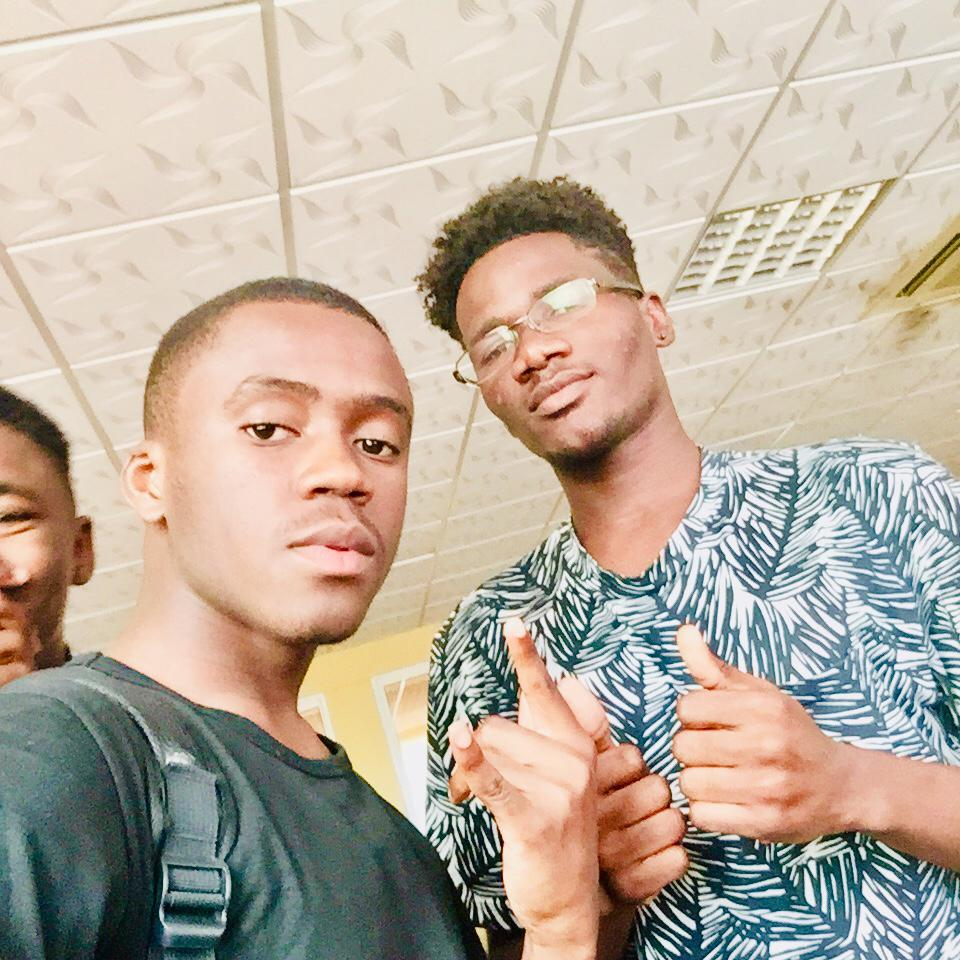
#> input picture Imagens/img5.jpg, 960 x 960 px
$ python 'Aula 3 - Deteção de Olhos.py'
#> lines starting #> are read from the running program, lines starting #| are printed output that depends on the picture; after the words box and inside, x2 and y2 are one past the last pixel; in counts of white or black regions, pixels touching at a corner belong together
import cv2


carregaFace = cv2.CascadeClassifier('haarcascades/haarcascade_frontalface_default.xml')
carregaOlho = cv2.CascadeClassifier('haarcascades/haarcascade_eye.xml')
imagem = cv2.imread('Imagens/img5.jpg')
#> imagem is the input picture: shape (960, 960, 3); mean B, G, R 159, 173.6, 186.3
cinza = cv2.cvtColor(imagem, cv2.COLOR_BGR2GRAY)
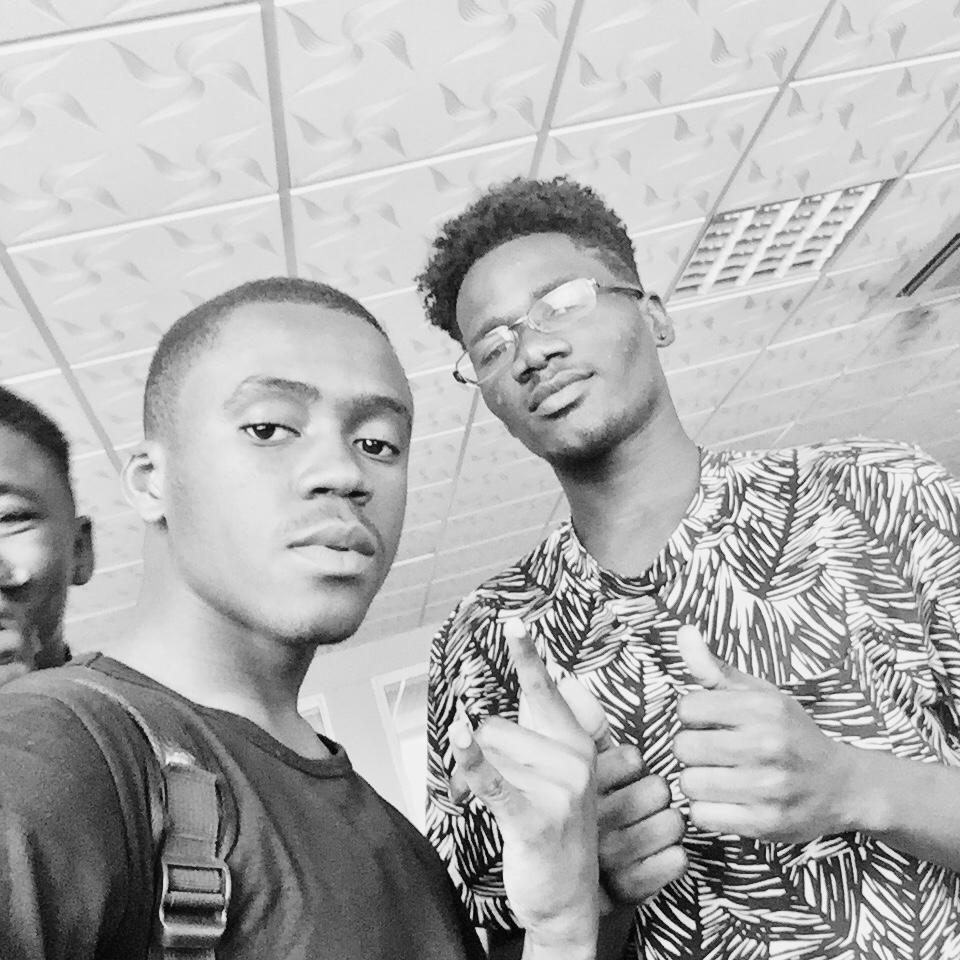
#> cinza: shape (960, 960); min 0, max 255, mean 175.7
faces = carregaFace.detectMultiScale(cinza)
#> faces = [[164, 293, 332, 332]]

for (x, y, l, a) in faces:
    reconhecer = cv2.rectangle(imagem, (x, y), (x + l, y + a), (0, 255, 0), 2)
    localOlho = reconhecer[y:y + a, x:x + l]
    olhoCinza = cv2.cvtColor(localOlho, cv2.COLOR_BGR2GRAY)
    detetado = carregaOlho.detectMultiScale(olhoCinza, scaleFactor=1.07, minNeighbors=3)

    for (ox, oy, ol, oa) in detetado:
        cv2.rectangle(localOlho, (ox, oy), (ox + ol, oy + oa), (0, 0, 255), 2)
#> this loop made 1 pass
#> (x, y, l, a, detetado) on pass 1: (164, 293, 332, 332, [[181, 125, 57, 57], [69, 100, 69, 69]])
#> pass 1, `localOlho = reconhecer[y:y + a, x:x + l]`:
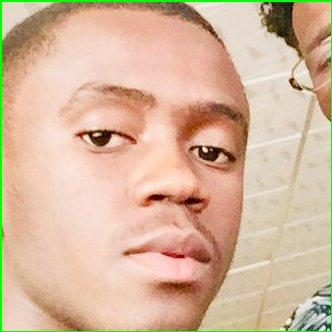
#> localOlho: shape (332, 332, 3); mean B, G, R 156.1, 182.8, 213.7
#> pass 1, `olhoCinza = cv2.cvtColor(localOlho, cv2.COLOR_BGR2GRAY)`:
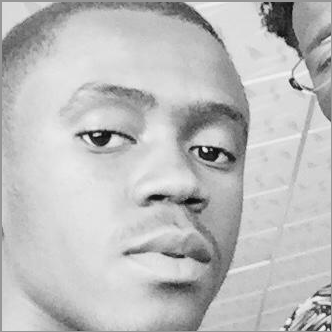
#> olhoCinza: shape (332, 332); min 8, max 248, mean 189
#> after the loop:
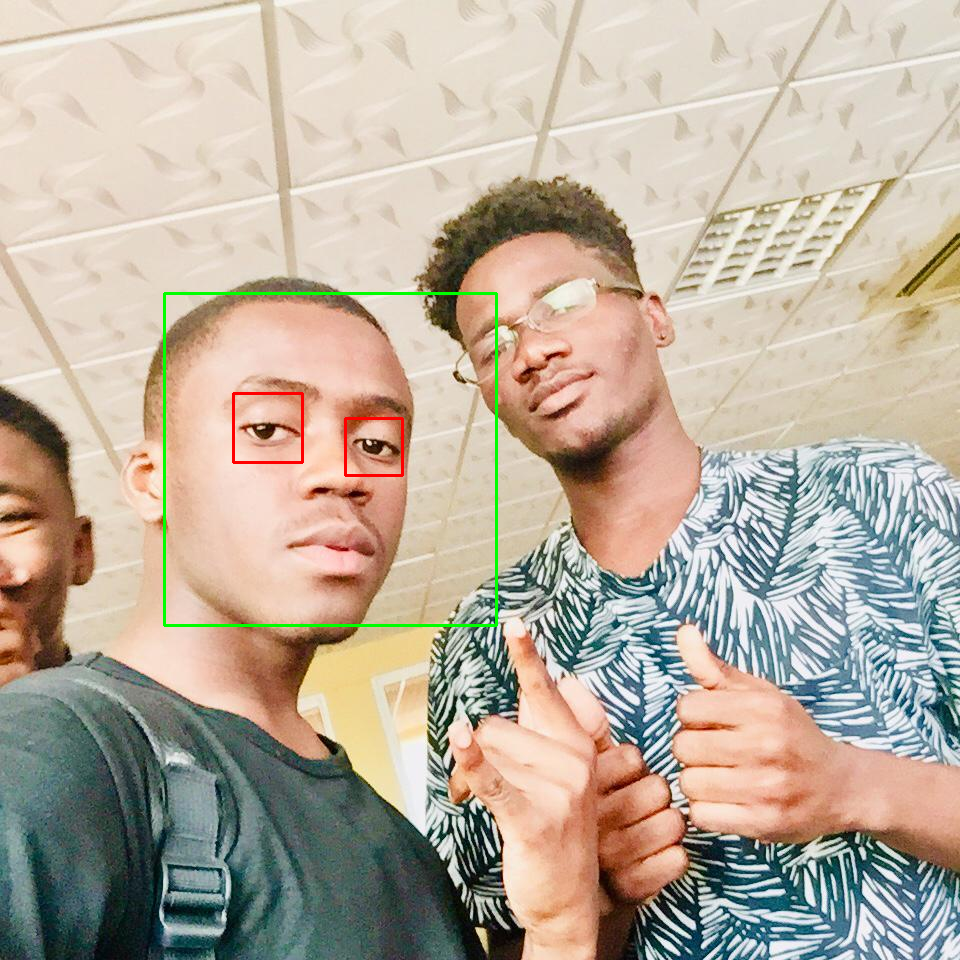
#> imagem: shape (960, 960, 3); 0.6% of pixels changed, all inside (x1, y1, x2, y2) = (163, 292, 498, 627)
#> after the loop:
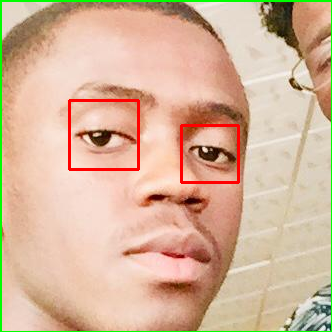
#> localOlho: shape (332, 332, 3); 1.36% of pixels changed, all inside (x1, y1, x2, y2) = (68, 99, 240, 184)

cv2.imshow('Olhos e Faces detetados', imagem)
cv2.waitKey()

$ run again, with Imagens/img1.jpg copied over Imagens/img5.jpg
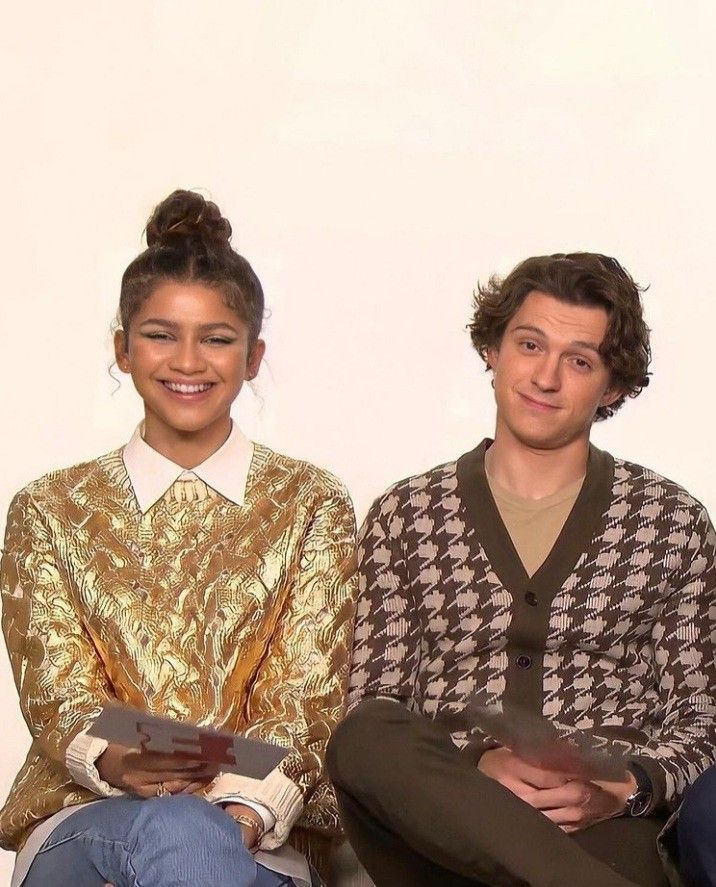
#> input picture Imagens/img1.jpg, 716 x 887 px
#> imagem is the input picture: shape (887, 716, 3); mean B, G, R 147.3, 163.1, 185.5
#> faces = [[485, 452, 64, 64], [348, 616, 72, 72], [2, 625, 81, 81], [120, 283, 134, 134], [485, 299, 136, 136]]
#> the loop `for (x, y, l, a) in faces:` made 5 passes
#> after the loop `for (x, y, l, a) in faces:`:
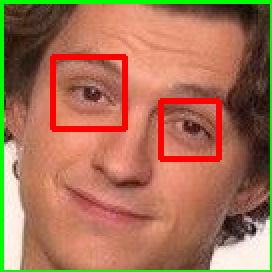
#> localOlho: shape (136, 136, 3) (shown 2 times larger); mean B, G, R 85.4, 114.6, 167.3
#> after the loop `for (x, y, l, a) in faces:`:
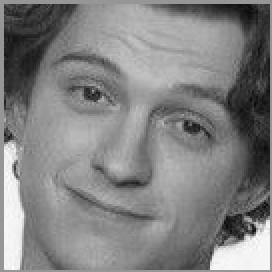
#> olhoCinza: shape (136, 136) (shown 2 times larger); min 6, max 253, mean 129.8

$ run again, with Imagens/img3.jpg copied over Imagens/img5.jpg
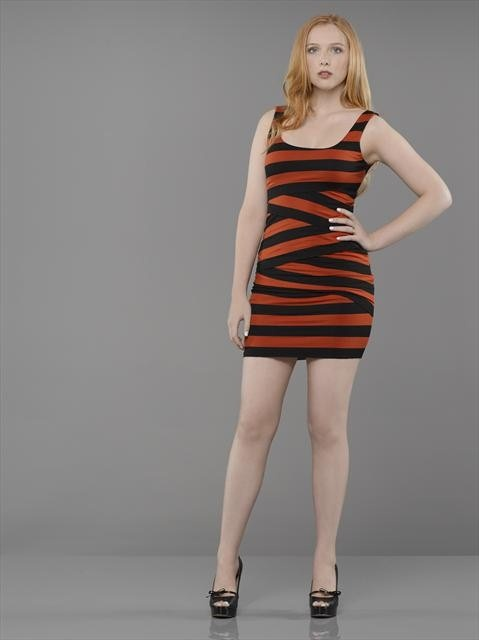
#> input picture Imagens/img3.jpg, 479 x 640 px
#> imagem is the input picture: shape (640, 479, 3); mean B, G, R 126.5, 128.9, 135.9
#> faces = [[294, 26, 62, 62]]
#> the loop `for (x, y, l, a) in faces:` made 1 pass
#> (x, y, l, a, detetado) on pass 1: (294, 26, 62, 62, [[31, 13, 22, 22]])
#> after the loop `for (x, y, l, a) in faces:`:
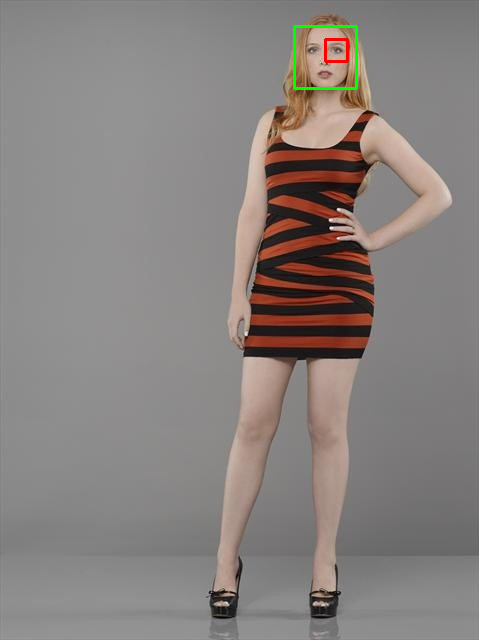
#> imagem: shape (640, 479, 3); 0.33% of pixels changed, all inside (x1, y1, x2, y2) = (293, 25, 358, 90)
#> after the loop `for (x, y, l, a) in faces:`:
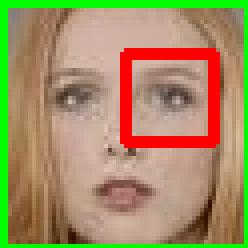
#> localOlho: shape (62, 62, 3) (shown 4 times larger); mean B, G, R 98.7, 142.1, 162.6
